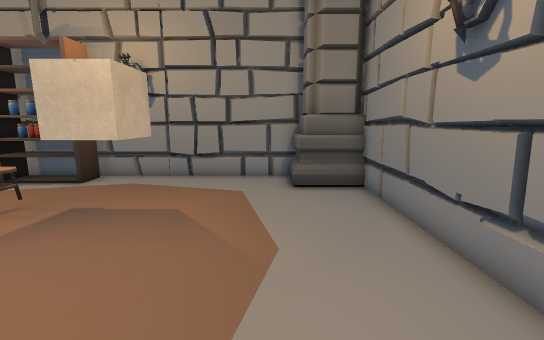
[1] (above)

12 first-person views from a walk through a scene from a Unity 3-D project. The camera is 1.3 m above the floor, tilts 10° down and sees 90° across. The floor is counted in squares, 0.5 m on a side. Each view is taken from the middle of a square. On the plan, view 1 faces up. The plan holds only what a view shows up to about 19 squares ahead; the rest is blank. The place goes on beyond the plan. Door leaves are left out, so doorways stand open. Some surface patterns are stand-ins.

[2]
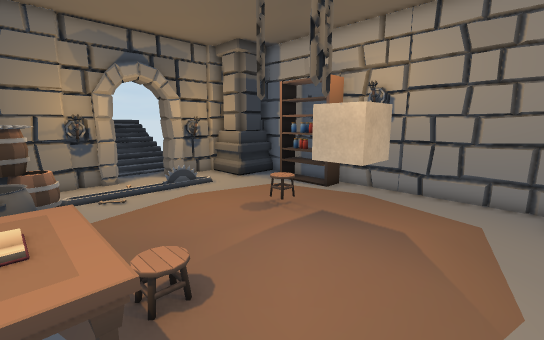

[3]
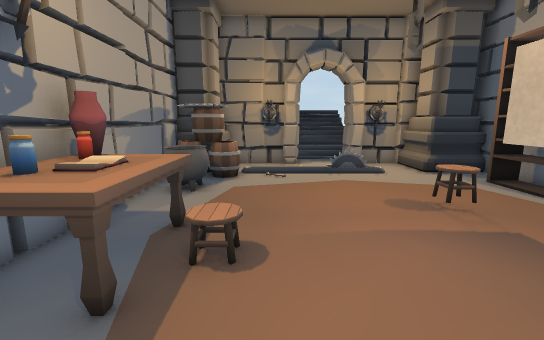

[4]
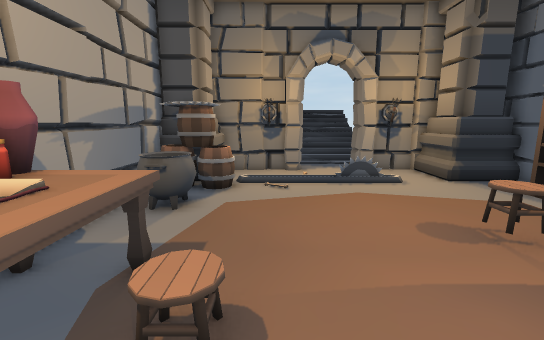

[5]
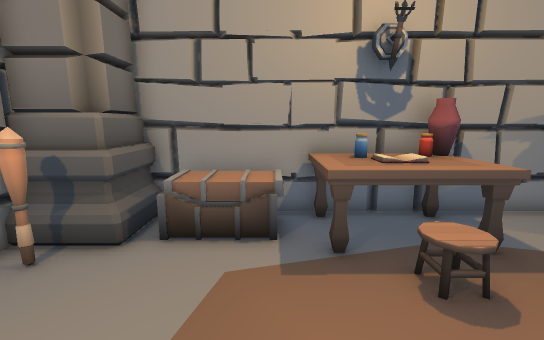

[6]
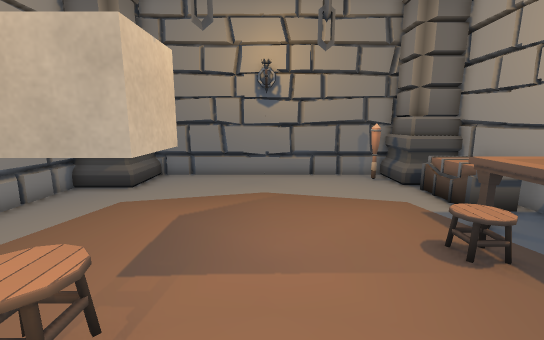

[7]
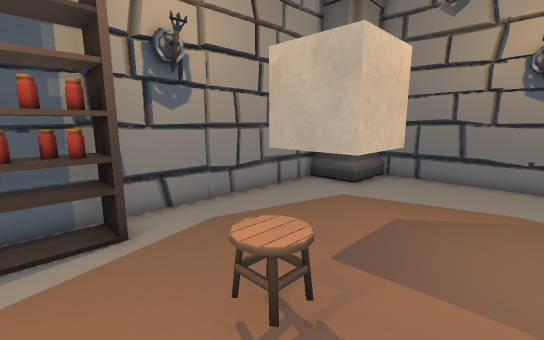

[8]
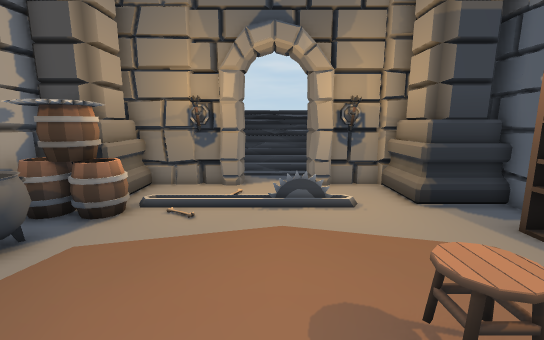

[9]
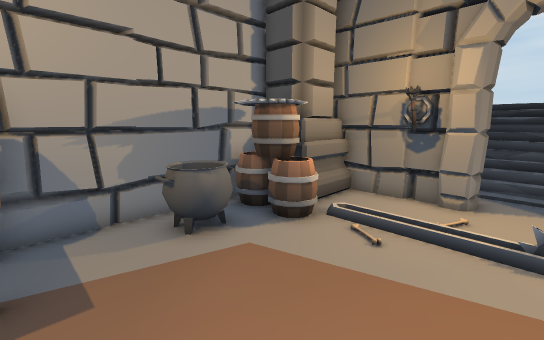

[10]
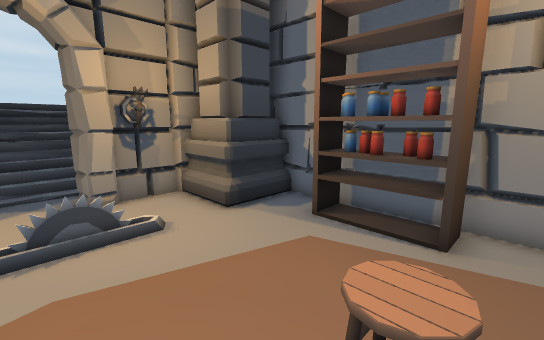

[11]
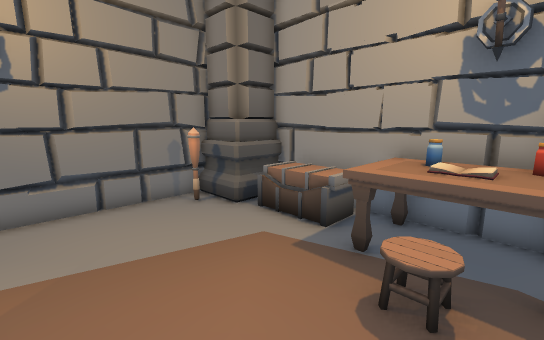

[12]
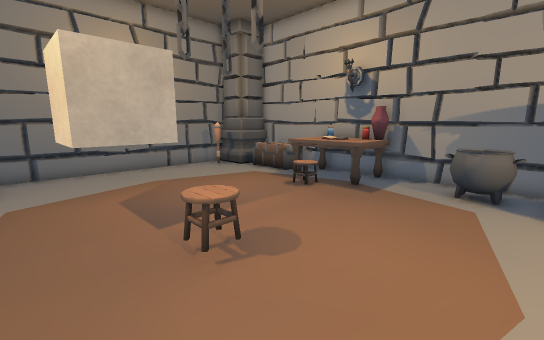

### Floor plan
Points are (right, up) in squares from view 1. A wall is a line through its corners. A room is listed if a view was taken in it or the views show most of it. See-through windows are left out.
Room 1 (views 1, 2, 3, 4, 5, 6, 7, 8, 9, 10, 11, 12)
walls: (-7.6, 13.1) (-7.9, 13.3) (-8.1, 13); (-3.7, 13.4) (-3.9, 12.9); (-1.8, 13.1) (-2.2, 13.4); (0, -3.3) (0.4, -2.9); (-12.7, -3.2) (-12.3, -2.9); (1.5, 13.1) (-14.5, 13.1); (-17.1, 3.7) (-17.1, 2.4); (3.7, -1.3) (3.7, 11.6); (-17.1, 1.6) (-17.1, -0.5); (-14.5, -3) (2.1, -3); (-17, 10) (-17.4, 9.6); (-17.1, 10.5) (-17.1, 8.4)
low walls: (-0.4, 13.4) (-2.4, 13.3); (0.2, 13) (-0.1, 13.4); (3.9, 2.6) (3.9, 4.1); (3.9, 9.6) (3.9, 11.1)
ways out: open door at (-16.1, 5.6)
objects: column (-17, -3) to (-15, -1); torch (-17, 8); column (-17, 10) to (-14, 13); barrel (-14, -2) to (-13, -2); barrel (-14, -1) to (-13, -1); barrel (-14, 0) to (-13, 0); other object (-14, 6); other object (-12, -2); cauldron (-12, -2) to (-10, -1); shelf (-11, 11) to (-9, 11); potion (-11, 12); potion (-10, 12); potion (-9, 12); chair (-8, 7) to (-7, 8); pot (-7, -2); table (-7, -1) to (-3, 0); potion (-6, -2); cube (-6, 7) to (-4, 9); books (-5, -2) to (-4, -1); potion (-4, -2); other object (-2, -1); column (1, -2) to (3, -1); column (1, 11) to (3, 13); other object (2, 0) to (3, 0)

Where each view was taken, in squares from view 1:
view 1: 0 up, 0 right, facing up
view 2: 1 down, 0 right, facing up-left
view 3: 2 up, 0 right, facing left
view 4: 2 up, 2 left, facing left
view 5: 5 up, 2 left, facing down
view 6: 5 up, 10 left, facing right
view 7: 5 up, 10 left, facing up-right
view 8: 5 up, 5 left, facing left
view 9: 5 up, 7 left, facing down-left
view 10: 5 up, 7 left, facing up-left
view 11: 5 up, 6 left, facing down-right
view 12: 10 up, 12 left, facing down-right
